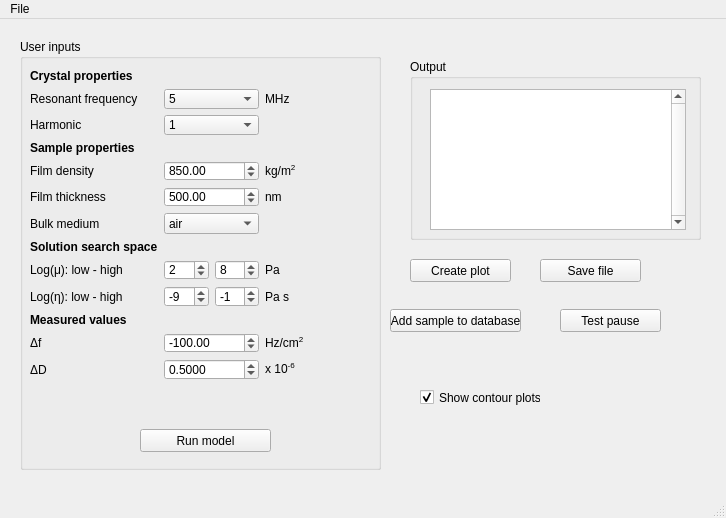
<?xml version="1.0" encoding="UTF-8"?>
<ui version="4.0">
 <class>MainWindow</class>
 <widget class="QMainWindow" name="MainWindow">
  <property name="geometry">
   <rect>
    <x>0</x>
    <y>0</y>
    <width>726</width>
    <height>518</height>
   </rect>
  </property>
  <property name="windowTitle">
   <string>Sample database UI</string>
  </property>
  <widget class="QWidget" name="centralwidget">
   <widget class="QGroupBox" name="outputframe">
    <property name="geometry">
     <rect>
      <x>410</x>
      <y>40</y>
      <width>291</width>
      <height>181</height>
     </rect>
    </property>
    <property name="title">
     <string>Output</string>
    </property>
    <widget class="QTextBrowser" name="outbox">
     <property name="geometry">
      <rect>
       <x>20</x>
       <y>30</y>
       <width>256</width>
       <height>141</height>
      </rect>
     </property>
     <property name="verticalScrollBarPolicy">
      <enum>Qt::ScrollBarAlwaysOn</enum>
     </property>
     <property name="horizontalScrollBarPolicy">
      <enum>Qt::ScrollBarAlwaysOff</enum>
     </property>
    </widget>
   </widget>
   <widget class="QPushButton" name="createplot">
    <property name="geometry">
     <rect>
      <x>410</x>
      <y>240</y>
      <width>101</width>
      <height>23</height>
     </rect>
    </property>
    <property name="text">
     <string>Create plot</string>
    </property>
   </widget>
   <widget class="QPushButton" name="addsample">
    <property name="geometry">
     <rect>
      <x>390</x>
      <y>290</y>
      <width>131</width>
      <height>23</height>
     </rect>
    </property>
    <property name="text">
     <string>Add sample to database</string>
    </property>
   </widget>
   <widget class="QPushButton" name="save_file">
    <property name="geometry">
     <rect>
      <x>540</x>
      <y>240</y>
      <width>101</width>
      <height>23</height>
     </rect>
    </property>
    <property name="text">
     <string>Save file</string>
    </property>
   </widget>
   <widget class="QPushButton" name="test_pause_button">
    <property name="geometry">
     <rect>
      <x>560</x>
      <y>290</y>
      <width>101</width>
      <height>23</height>
     </rect>
    </property>
    <property name="text">
     <string>Test pause</string>
    </property>
   </widget>
   <widget class="QGroupBox" name="groupBox">
    <property name="geometry">
     <rect>
      <x>20</x>
      <y>20</y>
      <width>361</width>
      <height>431</height>
     </rect>
    </property>
    <property name="title">
     <string>User inputs</string>
    </property>
    <widget class="QWidget" name="gridLayoutWidget_4">
     <property name="geometry">
      <rect>
       <x>10</x>
       <y>30</y>
       <width>321</width>
       <height>311</height>
      </rect>
     </property>
     <layout class="QGridLayout" name="gridLayout">
      <item row="2" column="1">
       <widget class="QComboBox" name="n">
        <property name="maximumSize">
         <size>
          <width>16777215</width>
          <height>16777215</height>
         </size>
        </property>
        <item>
         <property name="text">
          <string>1</string>
         </property>
        </item>
        <item>
         <property name="text">
          <string>3</string>
         </property>
        </item>
        <item>
         <property name="text">
          <string>5</string>
         </property>
        </item>
        <item>
         <property name="text">
          <string>7</string>
         </property>
        </item>
        <item>
         <property name="text">
          <string>9</string>
         </property>
        </item>
        <item>
         <property name="text">
          <string>11</string>
         </property>
        </item>
        <item>
         <property name="text">
          <string>13</string>
         </property>
        </item>
        <item>
         <property name="text">
          <string>15</string>
         </property>
        </item>
        <item>
         <property name="text">
          <string>17</string>
         </property>
        </item>
       </widget>
      </item>
      <item row="4" column="1">
       <widget class="QDoubleSpinBox" name="film_density">
        <property name="minimum">
         <double>500.000000000000000</double>
        </property>
        <property name="maximum">
         <double>3000.000000000000000</double>
        </property>
        <property name="singleStep">
         <double>0.100000000000000</double>
        </property>
        <property name="value">
         <double>850.000000000000000</double>
        </property>
       </widget>
      </item>
      <item row="6" column="1">
       <widget class="QComboBox" name="medium">
        <item>
         <property name="text">
          <string>air</string>
         </property>
        </item>
        <item>
         <property name="text">
          <string>water</string>
         </property>
        </item>
       </widget>
      </item>
      <item row="1" column="0">
       <widget class="QLabel" name="f0label">
        <property name="text">
         <string>Resonant frequency</string>
        </property>
       </widget>
      </item>
      <item row="7" column="0">
       <widget class="QLabel" name="label_3">
        <property name="text">
         <string>&lt;b&gt;Solution search space&lt;/b&gt;</string>
        </property>
       </widget>
      </item>
      <item row="3" column="0">
       <widget class="QLabel" name="label_2">
        <property name="text">
         <string>&lt;b&gt;Sample properties&lt;/b&gt;</string>
        </property>
       </widget>
      </item>
      <item row="5" column="0">
       <widget class="QLabel" name="filmthicknesslabel">
        <property name="text">
         <string>Film thickness</string>
        </property>
       </widget>
      </item>
      <item row="1" column="2">
       <widget class="QLabel" name="f0unitslabel">
        <property name="text">
         <string>MHz</string>
        </property>
       </widget>
      </item>
      <item row="4" column="0">
       <widget class="QLabel" name="filmdensitylabel">
        <property name="text">
         <string>Film density</string>
        </property>
       </widget>
      </item>
      <item row="9" column="0">
       <widget class="QLabel" name="label_6">
        <property name="text">
         <string>Log(η): low - high</string>
        </property>
       </widget>
      </item>
      <item row="1" column="1">
       <widget class="QComboBox" name="f0">
        <property name="maximumSize">
         <size>
          <width>16777215</width>
          <height>16777215</height>
         </size>
        </property>
        <item>
         <property name="text">
          <string>5</string>
         </property>
        </item>
        <item>
         <property name="text">
          <string>10</string>
         </property>
        </item>
       </widget>
      </item>
      <item row="9" column="2">
       <widget class="QLabel" name="label_8">
        <property name="text">
         <string>Pa s</string>
        </property>
       </widget>
      </item>
      <item row="2" column="0">
       <widget class="QLabel" name="harmoniclabel">
        <property name="text">
         <string>Harmonic</string>
        </property>
       </widget>
      </item>
      <item row="6" column="0">
       <widget class="QLabel" name="bulkmediumlabel">
        <property name="text">
         <string>Bulk medium</string>
        </property>
       </widget>
      </item>
      <item row="4" column="2">
       <widget class="QLabel" name="filmdensityunits">
        <property name="text">
         <string>kg/m&lt;sup&gt;2&lt;/sup&gt;</string>
        </property>
       </widget>
      </item>
      <item row="5" column="1">
       <widget class="QDoubleSpinBox" name="film_thickness">
        <property name="minimum">
         <double>1.000000000000000</double>
        </property>
        <property name="maximum">
         <double>50000.000000000000000</double>
        </property>
        <property name="value">
         <double>500.000000000000000</double>
        </property>
       </widget>
      </item>
      <item row="5" column="2">
       <widget class="QLabel" name="filmthicknessunits">
        <property name="text">
         <string>nm</string>
        </property>
       </widget>
      </item>
      <item row="11" column="1">
       <widget class="QDoubleSpinBox" name="df_exp">
        <property name="minimum">
         <double>-500000.000000000000000</double>
        </property>
        <property name="maximum">
         <double>100000.000000000000000</double>
        </property>
        <property name="singleStep">
         <double>0.010000000000000</double>
        </property>
        <property name="value">
         <double>-100.000000000000000</double>
        </property>
       </widget>
      </item>
      <item row="11" column="0">
       <widget class="QLabel" name="df_label">
        <property name="maximumSize">
         <size>
          <width>30</width>
          <height>16777215</height>
         </size>
        </property>
        <property name="text">
         <string>Δf</string>
        </property>
       </widget>
      </item>
      <item row="12" column="2">
       <widget class="QLabel" name="dd_units">
        <property name="maximumSize">
         <size>
          <width>16777215</width>
          <height>16777215</height>
         </size>
        </property>
        <property name="text">
         <string>x 10&lt;sup&gt;-6&lt;/sup&gt;</string>
        </property>
       </widget>
      </item>
      <item row="12" column="0">
       <widget class="QLabel" name="dd_label">
        <property name="maximumSize">
         <size>
          <width>30</width>
          <height>16777215</height>
         </size>
        </property>
        <property name="text">
         <string>ΔD</string>
        </property>
       </widget>
      </item>
      <item row="11" column="2">
       <widget class="QLabel" name="df_units">
        <property name="maximumSize">
         <size>
          <width>16777215</width>
          <height>16777215</height>
         </size>
        </property>
        <property name="text">
         <string>Hz/cm&lt;sup&gt;2&lt;/sup&gt;</string>
        </property>
       </widget>
      </item>
      <item row="12" column="1">
       <widget class="QDoubleSpinBox" name="dd_exp">
        <property name="decimals">
         <number>4</number>
        </property>
        <property name="minimum">
         <double>-100.000000000000000</double>
        </property>
        <property name="maximum">
         <double>10000.000000000000000</double>
        </property>
        <property name="singleStep">
         <double>0.000100000000000</double>
        </property>
        <property name="value">
         <double>0.500000000000000</double>
        </property>
       </widget>
      </item>
      <item row="8" column="0">
       <widget class="QLabel" name="label_4">
        <property name="text">
         <string>Log(μ): low - high</string>
        </property>
       </widget>
      </item>
      <item row="8" column="2">
       <widget class="QLabel" name="label_7">
        <property name="text">
         <string>Pa</string>
        </property>
       </widget>
      </item>
      <item row="10" column="0">
       <widget class="QLabel" name="label_5">
        <property name="text">
         <string>&lt;b&gt;Measured values&lt;/b&gt;</string>
        </property>
       </widget>
      </item>
      <item row="8" column="1">
       <layout class="QHBoxLayout" name="horizontalLayout">
        <item>
         <widget class="QSpinBox" name="mu_exp_low">
          <property name="minimum">
           <number>-2</number>
          </property>
          <property name="maximum">
           <number>17</number>
          </property>
          <property name="value">
           <number>2</number>
          </property>
         </widget>
        </item>
        <item>
         <widget class="QSpinBox" name="mu_exp_high">
          <property name="minimum">
           <number>-1</number>
          </property>
          <property name="maximum">
           <number>18</number>
          </property>
          <property name="value">
           <number>8</number>
          </property>
         </widget>
        </item>
       </layout>
      </item>
      <item row="9" column="1">
       <layout class="QHBoxLayout" name="horizontalLayout_2">
        <item>
         <widget class="QSpinBox" name="eta_exp_low">
          <property name="minimum">
           <number>-12</number>
          </property>
          <property name="maximum">
           <number>5</number>
          </property>
          <property name="value">
           <number>-9</number>
          </property>
         </widget>
        </item>
        <item>
         <widget class="QSpinBox" name="eta_exp_high">
          <property name="minimum">
           <number>-11</number>
          </property>
          <property name="maximum">
           <number>6</number>
          </property>
          <property name="value">
           <number>-1</number>
          </property>
         </widget>
        </item>
       </layout>
      </item>
      <item row="0" column="0">
       <widget class="QLabel" name="label">
        <property name="text">
         <string>&lt;b&gt;Crystal properties&lt;/b&gt;</string>
        </property>
       </widget>
      </item>
     </layout>
    </widget>
    <widget class="QPushButton" name="run_model">
     <property name="geometry">
      <rect>
       <x>120</x>
       <y>390</y>
       <width>131</width>
       <height>23</height>
      </rect>
     </property>
     <property name="text">
      <string>Run model</string>
     </property>
    </widget>
   </widget>
   <widget class="QCheckBox" name="show_contour_plots">
    <property name="geometry">
     <rect>
      <x>420</x>
      <y>370</y>
      <width>121</width>
      <height>17</height>
     </rect>
    </property>
    <property name="text">
     <string>Show contour plots</string>
    </property>
    <property name="checked">
     <bool>true</bool>
    </property>
    <property name="tristate">
     <bool>false</bool>
    </property>
   </widget>
  </widget>
  <widget class="QMenuBar" name="menubar">
   <property name="geometry">
    <rect>
     <x>0</x>
     <y>0</y>
     <width>726</width>
     <height>21</height>
    </rect>
   </property>
   <widget class="QMenu" name="menuFile">
    <property name="title">
     <string>File</string>
    </property>
    <addaction name="actionShowfiledir"/>
    <addaction name="actionChangefiledir"/>
    <addaction name="separator"/>
    <addaction name="actionQuit"/>
   </widget>
   <addaction name="menuFile"/>
  </widget>
  <widget class="QStatusBar" name="statusbar"/>
  <action name="actionQuit">
   <property name="text">
    <string>Quit</string>
   </property>
  </action>
  <action name="actionShowfiledir">
   <property name="text">
    <string>Show file save directory</string>
   </property>
  </action>
  <action name="actionChangefiledir">
   <property name="text">
    <string>Change file save directory</string>
   </property>
  </action>
 </widget>
 <resources/>
 <connections/>
</ui>
